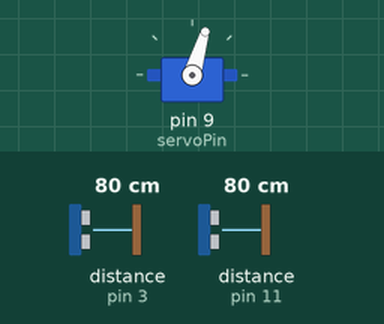
Simulated run of this sketch. Board: Arduino Mega 2560, built with avr-gcc and run on an emulated ATmega2560. On the bench: servo. The inputs (shaded band) are chosen by the test bench; at power-on: distance to the obstacle (sensors on pin 3, pin 11) 80 cm. The echo pulse lasts 58.3 µs per cm.

Above: at 1.2 s.
1.3 s: distance to the obstacle (sensor on pin 3) set to 21 cm
2.8 s: distance to the obstacle (sensor on pin 3) set to 16 cm
At 3.91 s:
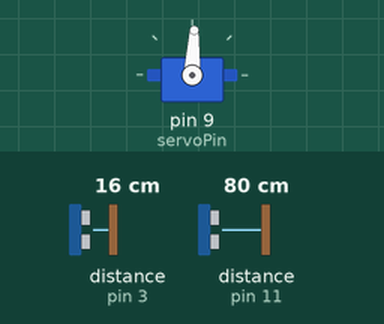
At 9.3 s:
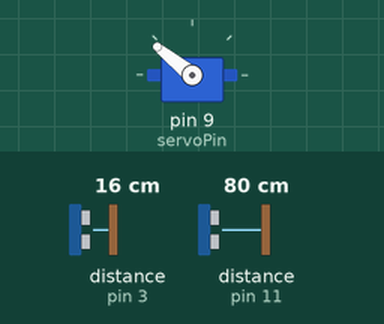
Timing chart, 0 to 10.8 s (numbered marks = the images above; inputs shaded):
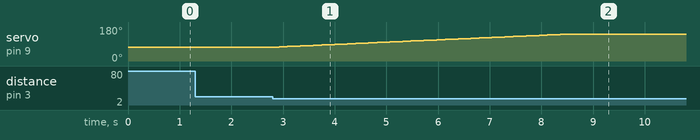

The sketch:

UltrasonicGate.ino
```cpp
// (licence header left out)
/* delete the two slashes will give you the distance measured by both sensors on Serial Monitor with 115200 baud */
// #define debug

/* make use of ultra sonic & servo lib */
#include <NewPing.h>
#include <Servo.h>

/* pin the signal wire of the servo is attached to, make shure it is a PWM-pin */
uint8_t servoPin = 9;

/* pins for the first sensor (A) */
const uint8_t TRIGGER_PIN_A = 12;
const uint8_t ECHO_PIN_A = 11;
/* pins for the second sensor (B) */
const uint8_t TRIGGER_PIN_B = 4;
const uint8_t ECHO_PIN_B = 3;

/* this is the intervall by which the gate will open/close (time in milliseconds). By increasing this value the gate moves slower */
const long speedGate = 8;

/* time to wait until the gate closes automatically, if no car passes trough (time in milliseconds) */
const long waitTimeMillis = 20000; // 20000 = 20 sec

/* Maximum distance (in cm) to ping aka the range to detect a car */
const uint8_t MAX_DISTANCE = 18;

/*
* microseconds values for the servo
* maybe you need to modify these values, depending on your servo and mechanic or even swap them
*/
int16_t posGateOpened = 2000;
int16_t posGateClosed = 1300;


/*
* ###########################################################################
* Don't modify the stuff below unless you know what you are doing.
* ###########################################################################
*/

/* some flags to remember the state */
bool isOpen = false;
bool passed = false;
bool passing = false;
bool openGate = false;
bool closeGate = false;

/*  to controll the speed of the gate by moving it in small intervals */
uint32_t currentMillis;
uint32_t previousMillis;

/* save time the gate is complete opend so it can close automatically, if no car passes trough */
uint32_t gateOpenedMillis;

/* at the beginning the gate is closed */
int16_t posGate = posGateClosed;

/* instantiate servo */
Servo Gate;

const uint8_t SONAR_NUM = 2; // Number or sensors.
const uint8_t PING_INTERVAL = 50; // Milliseconds between sensor pings (29ms is about the min to avoid cross-sensor echo).

uint32_t pingTimer[SONAR_NUM]; // Holds the times when the next ping should happen for each sensor.
uint16_t cm[SONAR_NUM];         // Where the ping distances are stored.
uint8_t currentSensor = 0;          // Keeps track of which sensor is active.

NewPing sonar[SONAR_NUM] =
{
  // Sensor object array.
  NewPing(TRIGGER_PIN_A, ECHO_PIN_A, MAX_DISTANCE), // Each sensor's trigger pin, echo pin, and max distance to ping.
  NewPing(TRIGGER_PIN_B, ECHO_PIN_B, MAX_DISTANCE),
};

void setup()
{
  #ifdef debug
  Serial.begin(115200);
  #endif
  pingTimer[0] = millis() + 75;           // First ping starts at 75ms, gives time for the Arduino to chill before starting.
  for (uint8_t i = 1; i < SONAR_NUM; i++) // Set the starting time for each sensor.
  {
   pingTimer[i] = pingTimer[i - 1] + PING_INTERVAL;
 }
 /* attach the servo object to the signal pin */
 Gate.attach(servoPin);
 /* gate is closed */
 Gate.writeMicroseconds(posGateClosed);
}

void loop()
{
  for (uint8_t i = 0; i < SONAR_NUM; i++)
  {
    // Loop through all the sensors.
    if (millis() >= pingTimer[i])
    {
      // Is it this sensor's time to ping?
      pingTimer[i] += PING_INTERVAL * SONAR_NUM;  // Set next time this sensor will be pinged.
      #ifdef debug
      if (i == 0 && currentSensor == SONAR_NUM - 1)
      {
        oneSensorCycle(); // Sensor ping cycle complete, do something with the results.
      }
      #endif
      sonar[currentSensor].timer_stop();          // Make sure previous timer is canceled before starting a new ping (insurance).
      currentSensor = i;                          // Sensor being accessed.
      cm[currentSensor] = 0;                      // Make distance zero in case there's no ping echo for this sensor.
      sonar[currentSensor].ping_timer(echoCheck); // Do the ping (processing continues, interrupt will call echoCheck to look for echo).
    }
  }
  // The rest of your code would go here.
  if (cm[0 !=0] && cm[1] == 0)
  {
    if (!openGate && !isOpen)
    {
      openGate = true;
    }
    else if (isOpen && passing)
    {
      passing = false;
      passed = true;
    }
  }
  else if (cm[0] == 0 && cm[1] !=0)
  {
    if (!openGate && !isOpen)
    {
      openGate = true;
    }
    else if ( isOpen && passing)
    {
      passing = false;
      passed = true;
    }
  }
  else if (cm[0] != 0 && cm[1] != 0)
  {
    passing = true;
  }
  else if (cm[0] == 0 && cm[1] == 0)
  {
    if (passed)
    {
      closeGate = true;
      passed = false;
    }
  }

  if (openGate)
  {

    if (posGate < posGateOpened)
    {
      isOpen = true;
      currentMillis = millis();
      if((currentMillis - previousMillis) >= speedGate)
      {
        // save the last time we opend the gate a bit
        previousMillis = currentMillis;
        // increase position
        posGate++;
        Gate.writeMicroseconds(posGate);
      }
    }
    else
    {
      openGate = false;
      gateOpenedMillis = millis();
    }
  }

  if (closeGate)
  {
    isOpen = false;
    if (posGate > posGateClosed)
    {
      currentMillis = millis();
      if((currentMillis - previousMillis) >= speedGate)
      {
        // save the last time we opend the gate a bit
        previousMillis = currentMillis;
        // increase position
        posGate--;
        Gate.writeMicroseconds(posGate);
      }
    }
    else
    {
      closeGate = false;
    }
  }

  if (isOpen && !passing && !passed && (millis()-gateOpenedMillis) >= waitTimeMillis)
  {
    closeGate = true;
  }
}


void echoCheck()
{
  // If ping received, set the sensor distance to array.
  if (sonar[currentSensor].check_timer())
  cm[currentSensor] = sonar[currentSensor].ping_result / US_ROUNDTRIP_CM;
}
#ifdef debug
void oneSensorCycle()
{
  // Sensor ping cycle complete, do something with the results.
  for (uint8_t i = 0; i < SONAR_NUM; i++) {
    Serial.print(i);
    Serial.print("=");
    Serial.print(cm[i]);
    Serial.print("cm ");
  }
  Serial.println();
}
#endif
```

Measured:
- the behaviour switches between 19 and 18 cm on distance to the obstacle (sensor on pin 3) (found by bisection; images 0 and 1)
- after the input at 1.3 s, every drawn part: stays the same
- after the input at 2.8 s, servo on pin 9 (servoPin): moves from 73° to 141° over 5.5 s, starting at once
